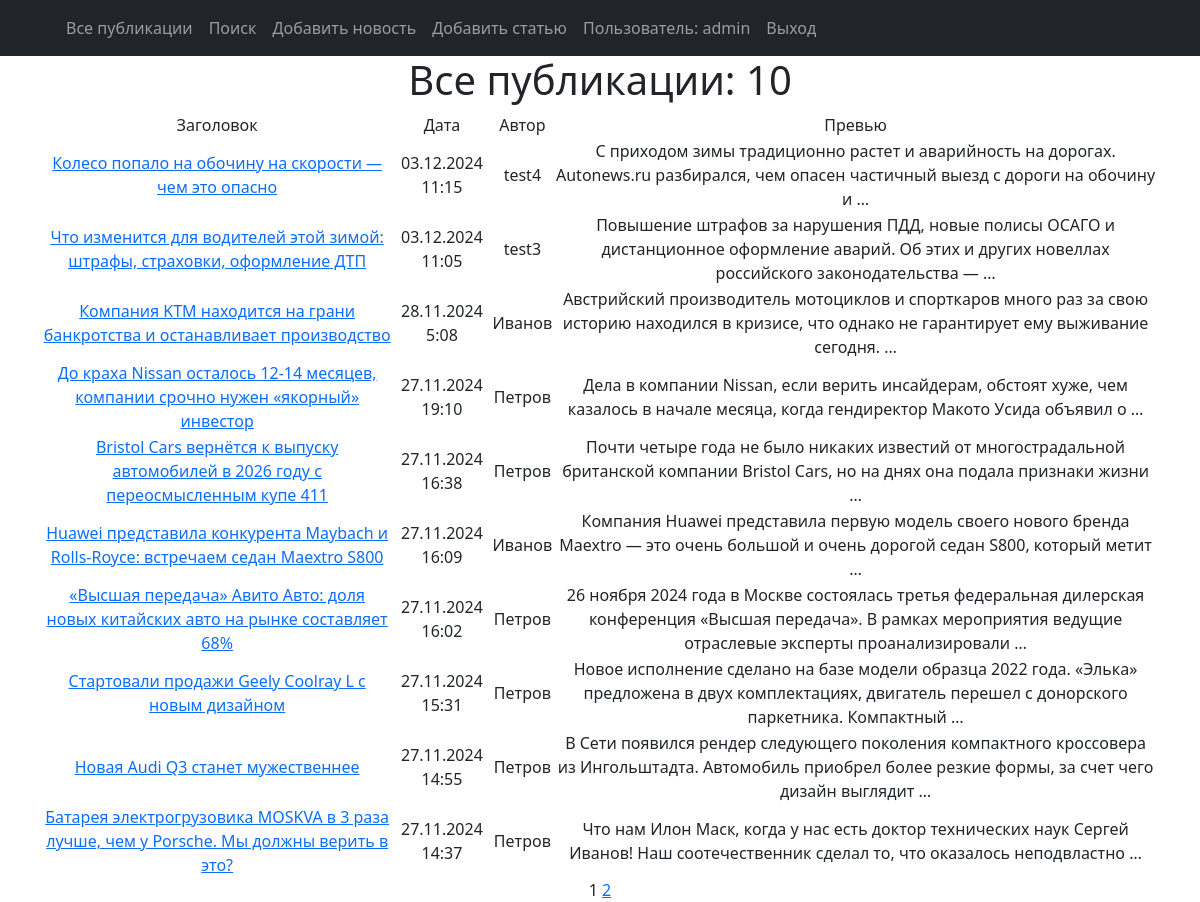
Screenshot of / (signed in) with the database file from the repository.
### news/models.py (models this page shows, shortened)
class Post(models.Model):
    article = 'ART'
    news = 'NEW'
    TYPE = [
        (article, 'Статья'),
        (news, 'Новость'),
    ]
    post_author = models.ForeignKey(Author, on_delete=models.CASCADE)
    post_type = models.CharField(max_length=3, choices=TYPE, default=article)
    post_time = models.DateTimeField(auto_now_add=True)
    post_category = models.ManyToManyField(Category, through='PostCategory')
    post_title = models.CharField(max_length=255)
    post_text = models.TextField()
    post_rating = models.IntegerField(default=0)

class Author(models.Model):
    author_rating = models.IntegerField(default=0)
    author_user = models.OneToOneField(User, on_delete = models.CASCADE, primary_key = True)
    def __str__(self):
        return f'{self.author_user}'

### news/views.py (the view)
# urls.py: path('', PostsList.as_view(), name='post_list'),
class PostsList(ListView):
    model = Post
    ordering = '-post_time'
    template_name = 'posts.html'
    context_object_name = 'posts'
    paginate_by = 10
    def get_queryset(self):
        queryset = super().get_queryset()
        self.filterset = PostFilter(self.request.GET, queryset)
        return self.filterset.qs
    def get_context_data(self, **kwargs):
        context = super().get_context_data(**kwargs)
        context['filterset'] = self.filterset
        return context

### news/templatetags/custom_filters.py (called while the page is built)
@register.filter()
def censor(text):
    CENS_WORDS = ['подшипник', 'коробка', 'видеорегистратор', 'транспорт', 'безопасность', 'также', 'видео',
                  'отставание', 'место']
    if type(text) != str:
        raise TypeException(f'Недопустимый формат данных (string)!')
    lst = []
    st = ''
    i = 0
    for sym in text:
        i += 1
        if sym.isalpha():
            st += sym
            if i == len(text):
                lst.append(st)
        else:
            if len(st):
                lst.append(st)
            lst.append(sym)
            st = ''
    for i in range(len(lst)):
        if lst[i].lower() in CENS_WORDS:
            lst[i] = lst[i].replace(lst[i], lst[i][:1] + "*" * (len(lst[i]) - 1))
    censored_text = ''
    for word in lst:
        censored_text += word
    return f'{censored_text}'

### news/templatetags/custom_tags.py (called while the page is built)
@register.simple_tag(takes_context=True)
def url_replace(context, **kwargs):
   d = context['request'].GET.copy()
   for k, v in kwargs.items():
       d[k] = v
   return d.urlencode()

### templates/posts.html (shortened to what this page needs)
{% extends 'flatpages/default.html' %}
{% load custom_filters %}
{% load custom_tags %}
{% block content %}
   <h1>Все публикации: {{ posts|length }}</h1>
   {% if posts %}
       <table>
           <tr>
               <td>Заголовок</td>
               <td>Дата</td>
               <td>Автор</td>
               <td>Превью</td>
           </tr>
           {% for post in posts %}
           <tr>
               <td><a href="{% url 'post_detail' post.id %}">{{ post.post_title|censor }}</a></td>
               <td>{{ post.post_time|date:'d.m.Y G:i' }}</td>
               <td>{{ post.post_author }}</td>
               <td>{{ post.post_text|truncatewords:20|censor }}</td>
           </tr>
           {% endfor %}
       </table>
   {% else %}
       <h2>Новостей нет!</h2>
   {% endif %}
   {{ page_obj.number }}
   {% if page_obj.has_next %}
       <a href="?{% url_replace page=page_obj.next_page_number %}">{{ page_obj.next_page_number }}</a>
   {% endif %}
{% endblock content %}

### templates/flatpages/default.html (shortened to what this page needs)
<!DOCTYPE html>
{% load static %}
<html lang="en">
    <head>
        <link href="{% static 'css/styles.css' %}" rel="stylesheet" />
    </head>
    <body>
        <nav class="navbar navbar-expand-lg navbar-dark bg-dark static-top">
            <div class="container">
                <div class="collapse navbar-collapse" id="navbarResponsive">
                    <ul class="navbar-nav ml-auto">
                        <li class="nav-item">
                            <a class="nav-link" href="/">Все публикации</a>
                        </li>
                        <li class="nav-item">
                            <a class="nav-link" href="/search/">Поиск</a>
                        </li>
                        <li class="nav-item">
                            <a class="nav-link" href="/news/create/">Добавить новость</a>
                        </li>
                        <li class="nav-item">
                            <a class="nav-link" href="/articles/create/">Добавить статью</a>
                        </li>
                        {% if request.user.is_authenticated %}
                            <li class="nav-item">
                                <a class="nav-link" href="{% url 'user_detail' request.user.id %}">
                                Пользователь: {{ request.user.username }}
                                </a>
                            </li>
                            <li class="nav-item">
                                <a class="nav-link" href="/accounts/logout/">Выход</a>
                            </li>
                        {% else %}
                            <li class="nav-item">
                                <a class="nav-link" href="/accounts/login/">Вход</a>
                            </li>
                        {% endif %}
                    </ul>
                </div>
            </div>
        </nav>
        <div class="container">
            <div class="row">
                <div class="col-lg-12 text-center">
                    {% block content %}{% endblock content %}
                </div>
            </div>
        </div>
    </body>
</html>

### rows the page displays
Post: post_title|censor "Колесо попало на обочину на скорости — чем это опасно", post_time "03.12.2024 11:15", post_author "test4", post_text|censor "С приходом зимы традиционно растет и аварийность на дорогах. Autonews.ru разбирался, чем опасен частичный выезд с дороги на обочину и …"
Post: post_title|censor "Что изменится для водителей этой зимой: штрафы, страховки, оформление ДТП", post_time "03.12.2024 11:05", post_author "test3", post_text|censor "Повышение штрафов за нарушения ПДД, новые полисы ОСАГО и дистанционное оформление аварий. Об этих и других новеллах российского законодательства — …"
Post: post_title|censor "Компания KTM находится на грани банкротства и останавливает производство", post_time "28.11.2024 5:08", post_author "Иванов", post_text|censor "Австрийский производитель мотоциклов и спорткаров много раз за свою историю находился в кризисе, что однако не гарантирует ему выживание сегодня. …"
Post: post_title|censor "До краха Nissan осталось 12-14 месяцев, компании срочно нужен «якорный» инвестор", post_time "27.11.2024 19:10", post_author "Петров", post_text|censor "Дела в компании Nissan, если верить инсайдерам, обстоят хуже, чем казалось в начале месяца, когда гендиректор Макото Уcида объявил о …"
Post: post_title|censor "Bristol Cars вернётся к выпуску автомобилей в 2026 году с переосмысленным купе 411", post_time "27.11.2024 16:38", post_author "Петров", post_text|censor "Почти четыре года не было никаких известий от многострадальной британской компании Bristol Cars, но на днях она подала признаки жизни …"
Post: post_title|censor "Huawei представила конкурента Maybach и Rolls-Royce: встречаем седан Maextro S800", post_time "27.11.2024 16:09", post_author "Иванов", post_text|censor "Компания Huawei представила первую модель своего нового бренда Maextro — это очень большой и очень дорогой седан S800, который метит …"
Post: post_title|censor "«Высшая передача» Авито Авто: доля новых китайских авто на рынке составляет 68%", post_time "27.11.2024 16:02", post_author "Петров", post_text|censor "26 ноября 2024 года в Москве состоялась третья федеральная дилерская конференция «Высшая передача». В рамках мероприятия ведущие отраслевые эксперты проанализировали …"
Post: post_title|censor "Стартовали продажи Geely Coolray L с новым дизайном", post_time "27.11.2024 15:31", post_author "Петров", post_text|censor "Новое исполнение сделано на базе модели образца 2022 года. «Элька» предложена в двух комплектациях, двигатель перешел с донорского паркетника. Компактный …"
Post: post_title|censor "Новая Audi Q3 станет мужественнее", post_time "27.11.2024 14:55", post_author "Петров", post_text|censor "В Сети появился рендер следующего поколения компактного кроссовера из Ингольштадта. Автомобиль приобрел более резкие формы, за счет чего дизайн выглядит …"
Post: post_title|censor "Батарея электрогрузовика MOSKVA в 3 раза лучше, чем у Porsche. Мы должны верить в это?", post_time "27.11.2024 14:37", post_author "Петров", post_text|censor "Что нам Илон Маск, когда у нас есть доктор технических наук Сергей Иванов! Наш соотечественник сделал то, что оказалось неподвластно …"

### other values shown
{{ request.user.username }} "admin"
{{ posts|length }} "10"
{{ page_obj.number }} "1"
{{ page_obj.next_page_number }} "2"
